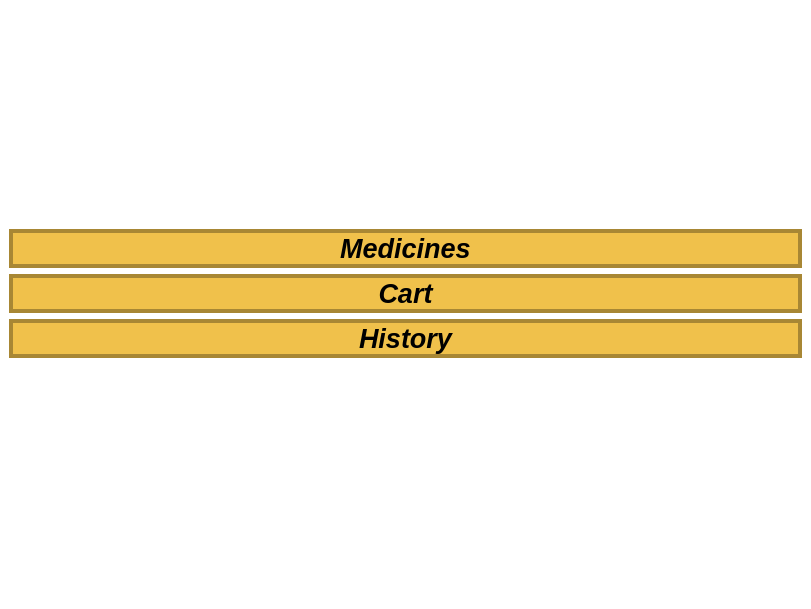
<?xml version="1.0" encoding="UTF-8"?>
<ui version="4.0">
 <class>main_userwindow</class>
 <widget class="QMainWindow" name="main_userwindow">
  <property name="geometry">
   <rect>
    <x>0</x>
    <y>0</y>
    <width>811</width>
    <height>609</height>
   </rect>
  </property>
  <property name="windowTitle">
   <string>MainWindow</string>
  </property>
  <property name="styleSheet">
   <string notr="true">background-color: qlineargradient(spread:pad, x1:0.651741, y1:0, x2:1, y2:0, stop:0 rgba(255, 255, 255, 255), stop:1 rgba(255, 255, 255, 255));</string>
  </property>
  <widget class="QWidget" name="centralwidget">
   <layout class="QVBoxLayout" name="verticalLayout_2">
    <item>
     <spacer name="verticalSpacer">
      <property name="orientation">
       <enum>Qt::Vertical</enum>
      </property>
      <property name="sizeHint" stdset="0">
       <size>
        <width>20</width>
        <height>170</height>
       </size>
      </property>
     </spacer>
    </item>
    <item>
     <layout class="QHBoxLayout" name="horizontalLayout">
      <item>
       <layout class="QVBoxLayout" name="verticalLayout">
        <item>
         <widget class="QPushButton" name="pushButton_Medicines">
          <property name="font">
           <font>
            <family>Leelawadee UI</family>
            <pointsize>20</pointsize>
            <weight>75</weight>
            <italic>true</italic>
            <bold>true</bold>
           </font>
          </property>
          <property name="styleSheet">
           <string notr="true">background-color: rgb(240, 193, 75);
border-color: rgb(168, 135, 52);
border-width:4px;
border-style:solid;</string>
          </property>
          <property name="text">
           <string>Medicines</string>
          </property>
         </widget>
        </item>
        <item>
         <widget class="QPushButton" name="pushButton_Cart">
          <property name="font">
           <font>
            <family>Leelawadee UI</family>
            <pointsize>20</pointsize>
            <weight>75</weight>
            <italic>true</italic>
            <bold>true</bold>
           </font>
          </property>
          <property name="styleSheet">
           <string notr="true">background-color: rgb(240, 193, 75);
border-color: rgb(168, 135, 52);
border-width:4px;
border-style:solid;</string>
          </property>
          <property name="text">
           <string>Cart</string>
          </property>
         </widget>
        </item>
        <item>
         <widget class="QPushButton" name="pushButton_History">
          <property name="font">
           <font>
            <family>Leelawadee UI</family>
            <pointsize>20</pointsize>
            <weight>75</weight>
            <italic>true</italic>
            <bold>true</bold>
           </font>
          </property>
          <property name="styleSheet">
           <string notr="true">background-color: rgb(240, 193, 75);
border-color: rgb(168, 135, 52);
border-width:4px;
border-style:solid;</string>
          </property>
          <property name="text">
           <string>History</string>
          </property>
         </widget>
        </item>
       </layout>
      </item>
     </layout>
    </item>
    <item>
     <spacer name="verticalSpacer_2">
      <property name="orientation">
       <enum>Qt::Vertical</enum>
      </property>
      <property name="sizeHint" stdset="0">
       <size>
        <width>20</width>
        <height>169</height>
       </size>
      </property>
     </spacer>
    </item>
   </layout>
  </widget>
  <widget class="QMenuBar" name="menubar">
   <property name="geometry">
    <rect>
     <x>0</x>
     <y>0</y>
     <width>811</width>
     <height>26</height>
    </rect>
   </property>
  </widget>
  <widget class="QStatusBar" name="statusbar"/>
 </widget>
 <resources/>
 <connections/>
</ui>
